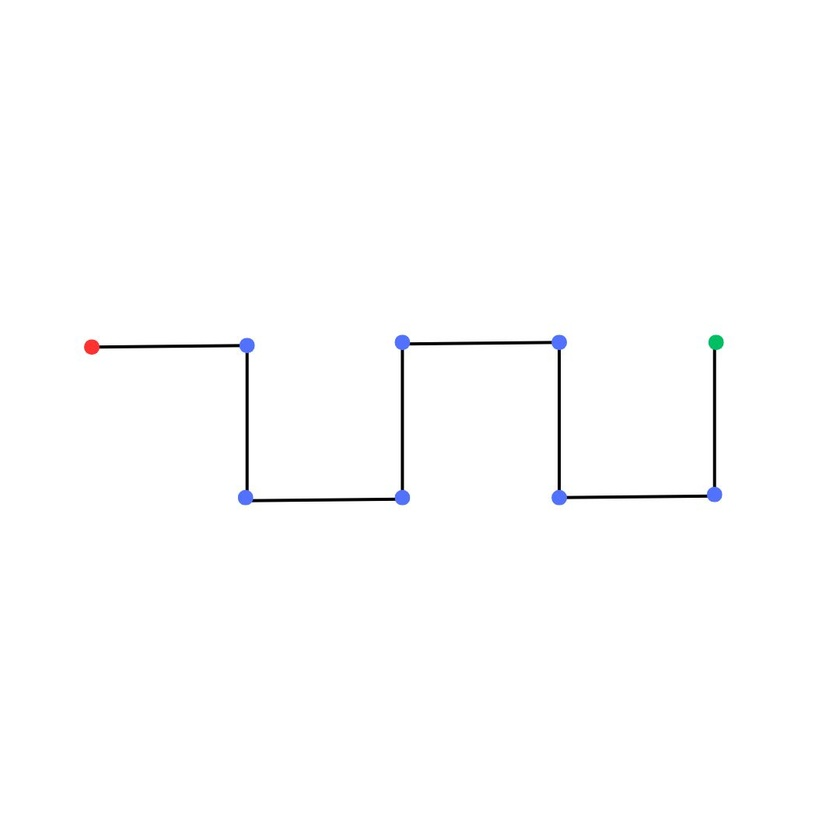
#> input picture pattern2.jpg, 840 x 840 px, shrunk from 1080 x 1080 before the run, found by its file name
$ python script.py
#> lines starting #> are read from the running program, lines starting #| are printed output that depends on the picture; after the words box and inside, x2 and y2 are one past the last pixel; in counts of white or black regions, pixels touching at a corner belong together
import cv2
import numpy as np
from typing import List, Tuple

def detect_colored_points(image_path: str) -> Tuple[List[Tuple[int, int]], List[Tuple[int, int]], List[Tuple[int, int]]]:
    """
    Detects red, green and blue points in an image and returns their coordinates.

    Args:
        image_path (str): Path to the input image file

    Returns:
        Tuple containing lists of (x,y) coordinates for red, green and blue points
    """
    # Read and validate image
    img = cv2.imread(image_path)
    if img is None:
        raise ValueError("Could not read the image")

    # Convert BGR to RGB color space
    img_rgb = cv2.cvtColor(img, cv2.COLOR_BGR2RGB)

    # Define color ranges for red, green and blue points
    red_lower = np.array([150, 0, 0])
    red_upper = np.array([255, 100, 100])
    green_lower = np.array([0, 100, 0])
    green_upper = np.array([150, 255, 150])
    blue_lower = np.array([0, 0, 100])
    blue_upper = np.array([120, 120, 255])

    # Create binary masks for each color
    red_mask = cv2.inRange(img_rgb, red_lower, red_upper)
    green_mask = cv2.inRange(img_rgb, green_lower, green_upper)
    blue_mask = cv2.inRange(img_rgb, blue_lower, blue_upper)

    # Apply morphological operations to remove noise
    kernel = np.ones((7,7), np.uint8)
    red_mask = cv2.morphologyEx(red_mask, cv2.MORPH_OPEN, kernel)
    green_mask = cv2.morphologyEx(green_mask, cv2.MORPH_OPEN, kernel)
    blue_mask = cv2.morphologyEx(blue_mask, cv2.MORPH_OPEN, kernel)

    # Find contours in the binary masks
    red_contours, _ = cv2.findContours(red_mask, cv2.RETR_EXTERNAL, cv2.CHAIN_APPROX_SIMPLE)
    green_contours, _ = cv2.findContours(green_mask, cv2.RETR_EXTERNAL, cv2.CHAIN_APPROX_SIMPLE)
    blue_contours, _ = cv2.findContours(blue_mask, cv2.RETR_EXTERNAL, cv2.CHAIN_APPROX_SIMPLE)

    # Minimum area threshold to filter out noise
    min_area = 50

    def get_centroids(contours):
        """Calculate centroids of contours that exceed minimum area threshold"""
        centroids = []
        for contour in contours:
            if cv2.contourArea(contour) > min_area:
                M = cv2.moments(contour)
                if M["m00"] != 0:
                    cx = int(M["m10"] / M["m00"])
                    cy = int(M["m01"] / M["m00"])
                    centroids.append((cx, cy))
        return centroids

    # Get coordinates of points for each color
    red_coords = get_centroids(red_contours)
    green_coords = get_centroids(green_contours)
    blue_coords = get_centroids(blue_contours)

    return red_coords, green_coords, blue_coords

def determine_direction(curr_point: Tuple[int, int], next_point: Tuple[int, int]) -> str:
    """
    Determines the direction from current point to next point.

    Args:
        curr_point (Tuple[int, int]): Current point coordinates (x,y)
        next_point (Tuple[int, int]): Next point coordinates (x,y)

    Returns:
        str: Direction as '+x', '-x', '+y' or '-y'
    """
    dx = next_point[0] - curr_point[0]
    dy = next_point[1] - curr_point[1]

    # Return dominant direction (x or y) based on larger absolute difference
    if abs(dx) > abs(dy):
        return '+x' if dx > 0 else '-x'
    else:
        return '-y' if dy > 0 else '+y'

def generate_path_sequence(red_points: List[Tuple[int, int]], green_points: List[Tuple[int, int]], blue_points: List[Tuple[int, int]]) -> List[str]:
    """
    Generates a sequence of directions from start (red) through intermediate (blue) points to end (green).

    Args:
        red_points: List of red point coordinates (start points)
        green_points: List of green point coordinates (end points)
        blue_points: List of blue point coordinates (intermediate points)

    Returns:
        List[str]: Sequence of directions ('S', '+x', '-x', '+y', '-y', 'F')
    """
    if not red_points or not green_points:
        raise ValueError("Start or end point not detected!")

    # Initialize path with start marker
    path_sequence = ['S']

    current_point = red_points[0]

    # Sort blue points by nearest neighbor
    sorted_blue_points = []
    remaining_blue_points = blue_points.copy()

    while remaining_blue_points:
        next_point = min(remaining_blue_points, key=lambda p: (p[0] - current_point[0])**2 + (p[1] - current_point[1])**2)
        sorted_blue_points.append(next_point)
        current_point = next_point
        remaining_blue_points.remove(next_point)

    # Create complete path: red (start) -> blue (intermediate) -> green (end)
    green_point = green_points[0]
    ordered_points = red_points + sorted_blue_points + [green_point]

    # Generate direction sequence
    current_point = ordered_points[0]
    for next_point in ordered_points[1:]:
        direction = determine_direction(current_point, next_point)
        path_sequence.append(direction)
        current_point = next_point

    # Add finish marker
    path_sequence.append('F')

    return path_sequence

def main():
    """Main function to process image and generate path sequence"""
    image_path = "/Users/aachintya/Desktop/DoodleBot/DoodleBot/pattern2.jpg"
    try:
        red_points, green_points, blue_points = detect_colored_points(image_path)
#> in detect_colored_points, img is the input picture: shape (840, 840, 3); mean B, G, R 253.6, 253.4, 253.3
#> in detect_colored_points, `red_mask = cv2.inRange(img_rgb, red_lower, red_upper)`:
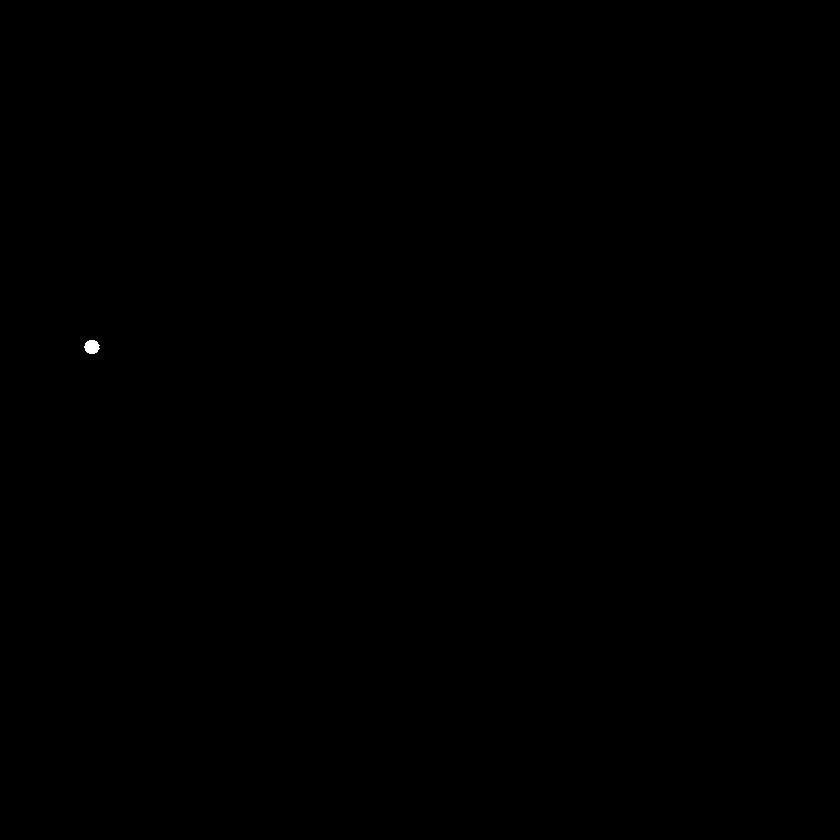
#> red_mask: shape (840, 840); 0.02% white; 1 white region, box (x1, y1, x2, y2) and area: (84, 340, 100, 354) 170
#> in detect_colored_points, `green_mask = cv2.inRange(img_rgb, green_lower, green_upper)`:
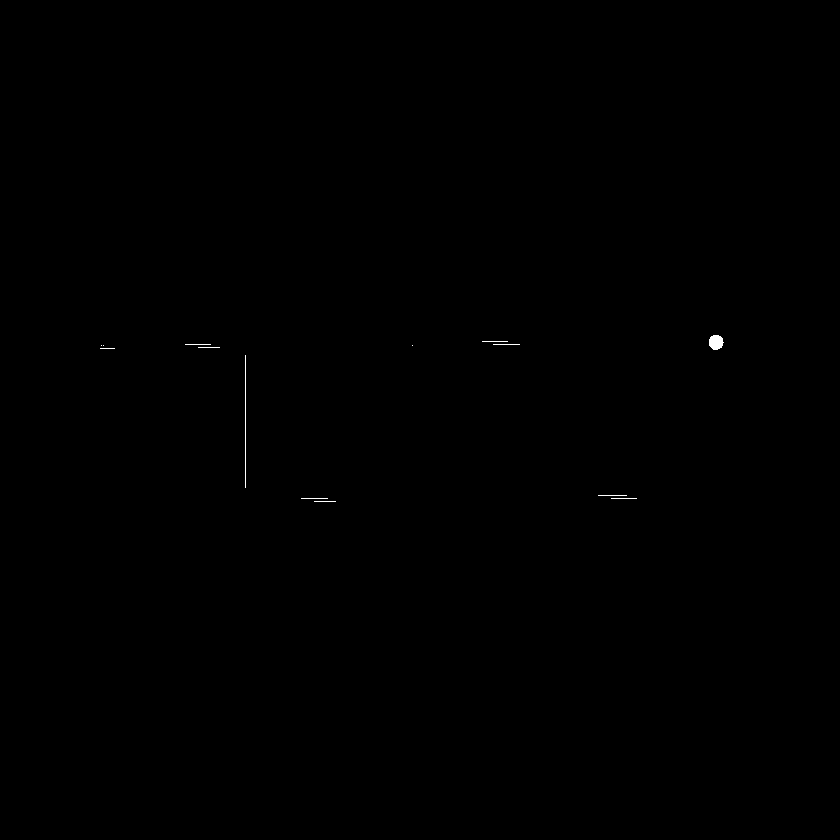
#> green_mask: shape (840, 840); 0.08% white; 14 white regions (4 under 20 px), largest, box (x1, y1, x2, y2) and area: (709, 335, 724, 350) 176, (245, 355, 246, 488) 133, (598, 495, 627, 496) 29
#> in detect_colored_points, `blue_mask = cv2.inRange(img_rgb, blue_lower, blue_upper)`:
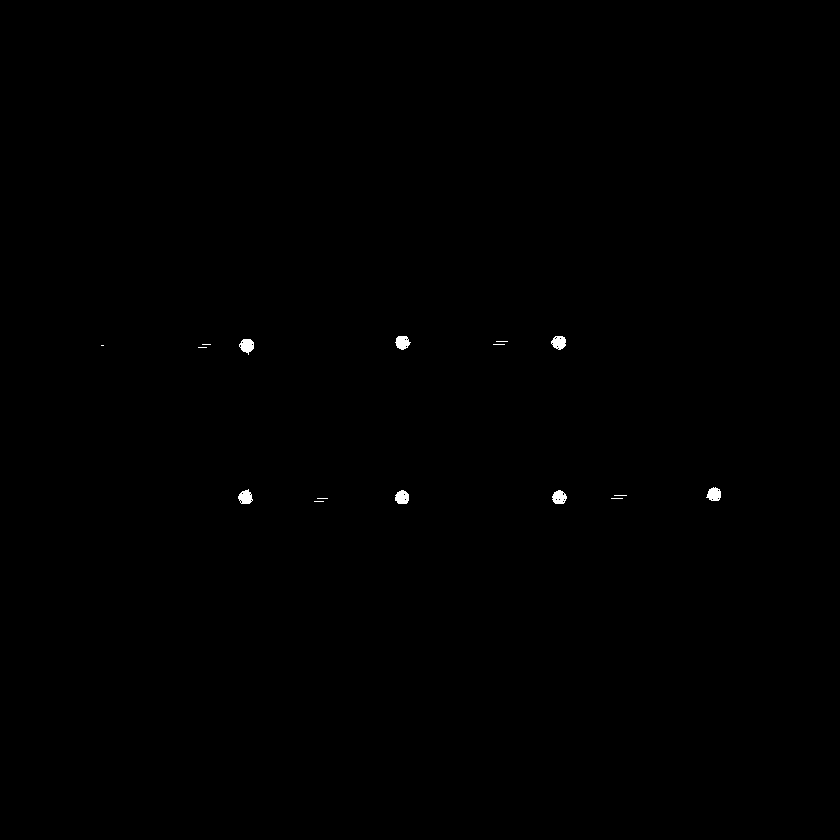
#> blue_mask: shape (840, 840); 0.17% white; 16 white regions (9 under 20 px), largest, box (x1, y1, x2, y2) and area: (239, 339, 254, 355) 160, (395, 336, 411, 350) 157, (395, 490, 409, 504) 156
#> in detect_colored_points, `red_mask = cv2.morphologyEx(red_mask, cv2.MORPH_OPEN, kernel)`: red_mask: shape (840, 840); 0.02% white; 1 white region, box (x1, y1, x2, y2) and area: (85, 341, 98, 353) 148
#> in detect_colored_points, `green_mask = cv2.morphologyEx(green_mask, cv2.MORPH_OPEN, kernel)`: green_mask: shape (840, 840); 0.02% white; 1 white region, box (x1, y1, x2, y2) and area: (709, 336, 723, 349) 164
#> in detect_colored_points, `blue_mask = cv2.morphologyEx(blue_mask, cv2.MORPH_OPEN, kernel)`: blue_mask: shape (840, 840); 0.11% white; 7 white regions
#> in detect_colored_points, `red_contours, _ = cv2.findContours(red_mask, cv2.RETR_EXTERNAL, cv2.CH..`: red_contours = 1 item
#> in detect_colored_points, `green_contours, _ = cv2.findContours(green_mask, cv2.RETR_EXTERNAL, cv..`: green_contours = 1 contour; box (x1, y1, x2, y2) and area: (709, 336, 723, 349) 142
#> in detect_colored_points, `blue_contours, _ = cv2.findContours(blue_mask, cv2.RETR_EXTERNAL, cv2...`: blue_contours = 7 contours; box (x1, y1, x2, y2) and area: (241, 339, 252, 352) 110, (708, 488, 721, 499) 104, (396, 336, 406, 349) 98, (241, 492, 251, 504) 90, (396, 492, 405, 504) 81, (553, 339, 565, 347) 72, (554, 491, 563, 499) 54
#> the loop in get_centroids, `for contour in contours:` made 1 pass
#> (cx, cy) on pass 1: (91, 346)
#> after the loop in get_centroids, `for contour in contours:`: centroids = [(91, 346)]
#> the loop in get_centroids (call 2), `for contour in contours:` made 1 pass
#> (cx, cy) on pass 1: (715, 341)
#> in detect_colored_points, `green_coords = get_centroids(green_contours)`: green_coords = [(715, 341)]
#> in detect_colored_points, `blue_coords = get_centroids(blue_contours)`: blue_coords = [(400, 497), (245, 497), (558, 494), (713, 493), (558, 342), (246, 345), (400, 342)]
#> red_points = [(91, 346)]; green_points = [(715, 341)]; blue_points has the same summary as blue_coords in detect_colored_points
        path_sequence = generate_path_sequence(red_points, green_points, blue_points)
#> in generate_path_sequence, `current_point = red_points[0]`: current_point = (91, 346)
#> in generate_path_sequence, `remaining_blue_points = blue_points.copy()`: remaining_blue_points has the same summary as blue_coords in detect_colored_points
#> the loop in generate_path_sequence, `while remaining_blue_points:` made 7 passes
#> after the loop in generate_path_sequence, `while remaining_blue_points:`: remaining_blue_points = []; sorted_blue_points = [(246, 345), (245, 497), (400, 497), (400, 342), (558, 342), (558, 494), (713, 493)]
#> in generate_path_sequence, `green_point = green_points[0]`: green_point = (715, 341)
#> in generate_path_sequence, `ordered_points = red_points + sorted_blue_points + [green_point]`: ordered_points = [(91, 346), (246, 345), (245, 497), (400, 497), (400, 342), (558, 342), (558, 494), (713, 493), (715, 341)]
#> in generate_path_sequence, `current_point = ordered_points[0]`: current_point = (91, 346)
#> the loop in generate_path_sequence, `for next_point in ordered_points[1:]:` made 8 passes
#> (dx in determine_direction, dy in determine_direction, direction, current_point) on passes 1 to 8: (155, -1, '+x', (246, 345)), (-1, 152, '-y', (245, 497)), (155, 0, '+x', (400, 497)), (0, -155, '+y', (400, 342)), (158, 0, '+x', (558, 342)), (0, 152, '-y', (558, 494)), (155, -1, '+x', (713, 493)), (2, -152, '+y', (715, 341))
#> after the loop in generate_path_sequence, `for next_point in ordered_points[1:]:`: path_sequence = ['S', '+x', '-y', '+x', '+y', '+x', '-y', '+x', '+y']
#> path_sequence = ['S', '+x', '-y', '+x', '+y', '+x', '-y', '+x', '+y', 'F']
        print("Path Sequence:", path_sequence)
#| Path Sequence: ['S', '+x', '-y', '+x', '+y', '+x', '-y', '+x', '+y', 'F']
    except Exception as e:
        print(f"Error processing image: {str(e)}")

if __name__ == "__main__":
    main()
